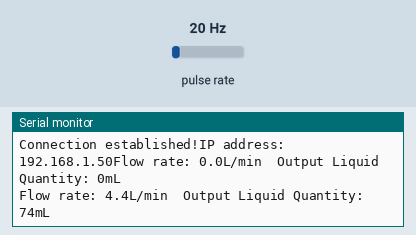
Simulated run of this sketch. Board: ESP8266 (NodeMCU). Shown: the last lines printed to the serial monitor. Wiring (inferred from the names in the program): pulse sensor: data GPIO 0. The test bench sets the inputs (shaded band); at power-on: pulse rate 20 Hz. WiFi joins after 1.5 s; servers stay silent unless stated; uploads are accepted with an empty reply.

Above: at 5.4 s.
5.5 s: pulse rate set to 4 Hz
At 6.8 s:
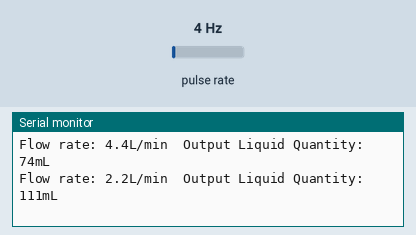
7.0 s: pulse rate set to 50 Hz
At 13.1 s:
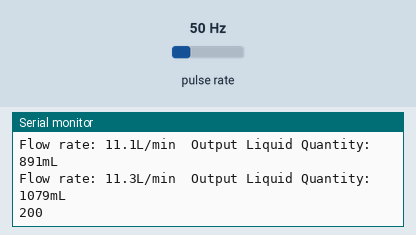
Timing chart, 0 to 14.5 s (numbered marks = the images above; inputs shaded):
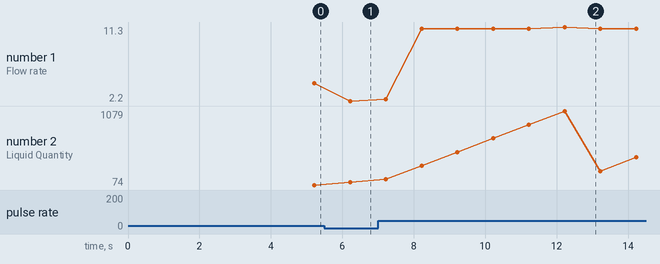

Measured:
- after the input at 5.5 s, the serial monitor: prints a new line after 0.71 s (image 1)
- after the input at 7.0 s, the serial monitor: prints a new line after 0.22 s (image 2)
- plotted number 1: 4.4 → 2.2 after the input at 5.5 s, 2.2 → 11.1 after the input at 7.0 s
- plotted number 2: 74 → 111 after the input at 5.5 s, 111 → 449 after the input at 7.0 s

The sketch:

test_proj.ino
```cpp
#include <Arduino.h>
#include <EEPROM.h>
#define USE_SERIAL Serial
#include <ESP8266WiFi.h>
#include <ESP8266HTTPClient.h>
const char * ssid = "dlink";
const char * password = "Vijayv12";
HTTPClient http;
int count=0;
byte sensorInterrupt = 0; // 0 = digital pin 2

// The hall-effect flow sensor outputs approximately 4.5 pulses per second per
// litre/minute of flow.
float calibrationFactor = 4.5;

volatile byte pulseCount;

float flowRate;
unsigned int flowMilliLitres;
unsigned long totalMilliLitres;

unsigned long oldTime;

void setup() {
    Serial.begin(115200); // Start the Serial communication to send messages to the computer
    delay(10);
    Serial.println('\n');

    startWIFI();

    pulseCount = 0;
    flowRate = 0.0;
    flowMilliLitres = 0;
    totalMilliLitres = 0;
    oldTime = 0;
}
void loop() {
   if ((millis() - oldTime) > 1000) // Only process counters once per second
    {
        detachInterrupt(sensorInterrupt);
        flowRate = ((1000.0 / (millis() - oldTime)) * pulseCount) / calibrationFactor;
        oldTime = millis();
        flowMilliLitres = (flowRate / 60) * 1000;
        totalMilliLitres += flowMilliLitres;
        unsigned int frac;

        // Print the flow rate for this second in litres / minute
        Serial.print("Flow rate: ");
        Serial.print(int(flowRate)); // Print the integer part of the variable
        Serial.print("."); // Print the decimal point
        // Determine the fractional part. The 10 multiplier gives us 1 decimal place.
        frac = (flowRate - int(flowRate)) * 10;
        Serial.print(frac, DEC); // Print the fractional part of the variable
        Serial.print("L/min");
        Serial.print("  Output Liquid Quantity: "); // Output separator
        Serial.print(totalMilliLitres);
        Serial.println("mL");

        pulseCount = 0;

        // Enable the interrupt again now that we've finished sending output
        attachInterrupt(sensorInterrupt, pulseCounter, FALLING);


           if (WiFi.status() == WL_CONNECTED && totalMilliLitres>=1000) {
              senddata();
            }
}
}

void pulseCounter() {
    // Increment the pulse counter
    pulseCount++;
}


void startWIFI(void) {


    WiFi.begin(ssid, password); // Connect to the network
    Serial.print("Connecting to ");
    Serial.print(ssid);
    Serial.println(" ...");

    int i = 0;

    delay(100);

      while (WiFi.status() != WL_CONNECTED) {
        delay(2000);
        Serial.print(++i);
        Serial.print('.');

        delay(100);
    }
    delay(2000);
    Serial.print('\n');
    Serial.print("Connection established!");
    Serial.print("IP address:\t");
    Serial.print(WiFi.localIP()); // Send the IP address of the ESP8266 to the computer

}

void senddata(){

              HTTPClient http;

              http.begin("http://192.168.0.102/add_volume?value=1");
              //http.addHeader("Content-Type", "application/json\r\n");

              int httpCode = http.GET();
              Serial.print(httpCode);

              if (httpCode ==HTTP_CODE_OK) {
                   totalMilliLitres =totalMilliLitres-1000;
                   flowMilliLitres=0;
                }
              else{Serial.printf("GET... failed");

              }

             http.end();

  }
```
